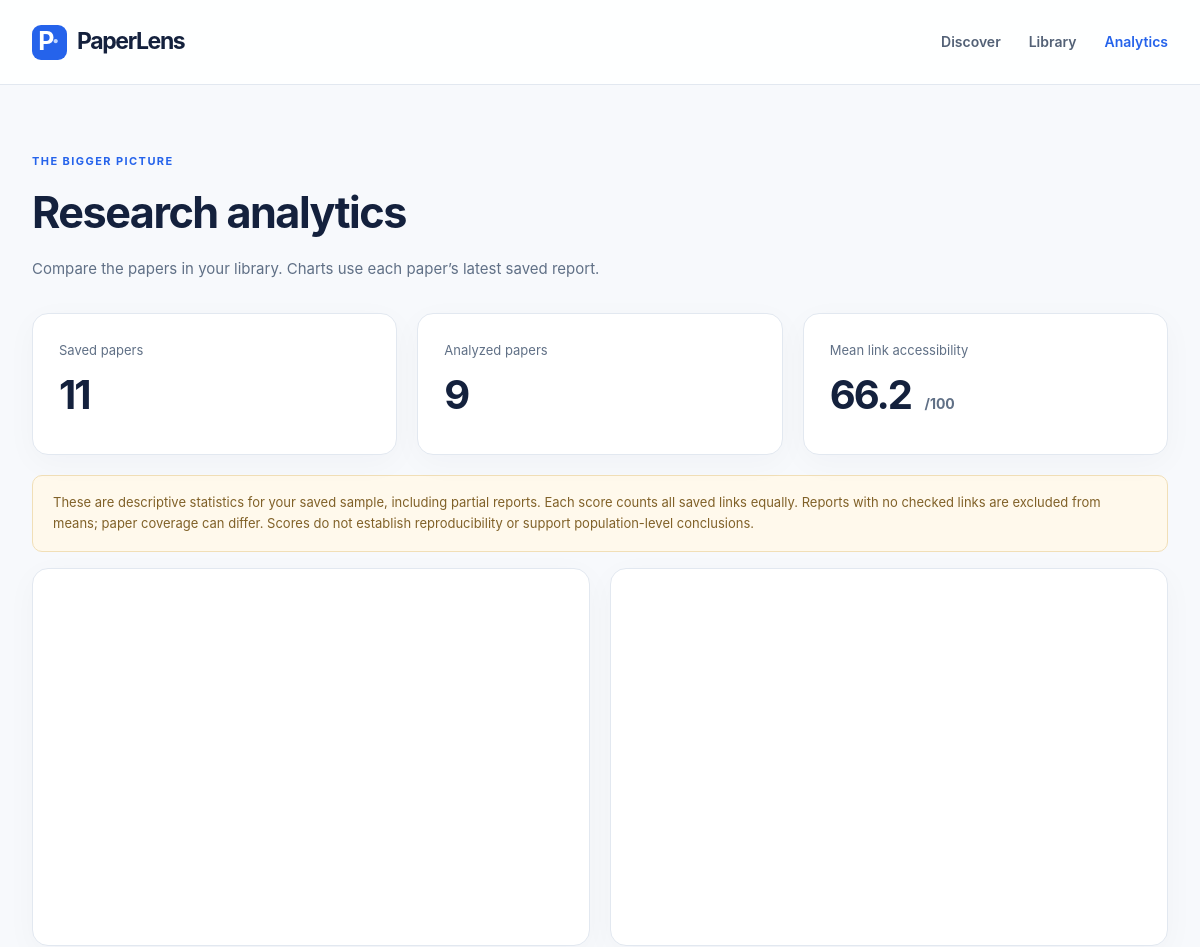
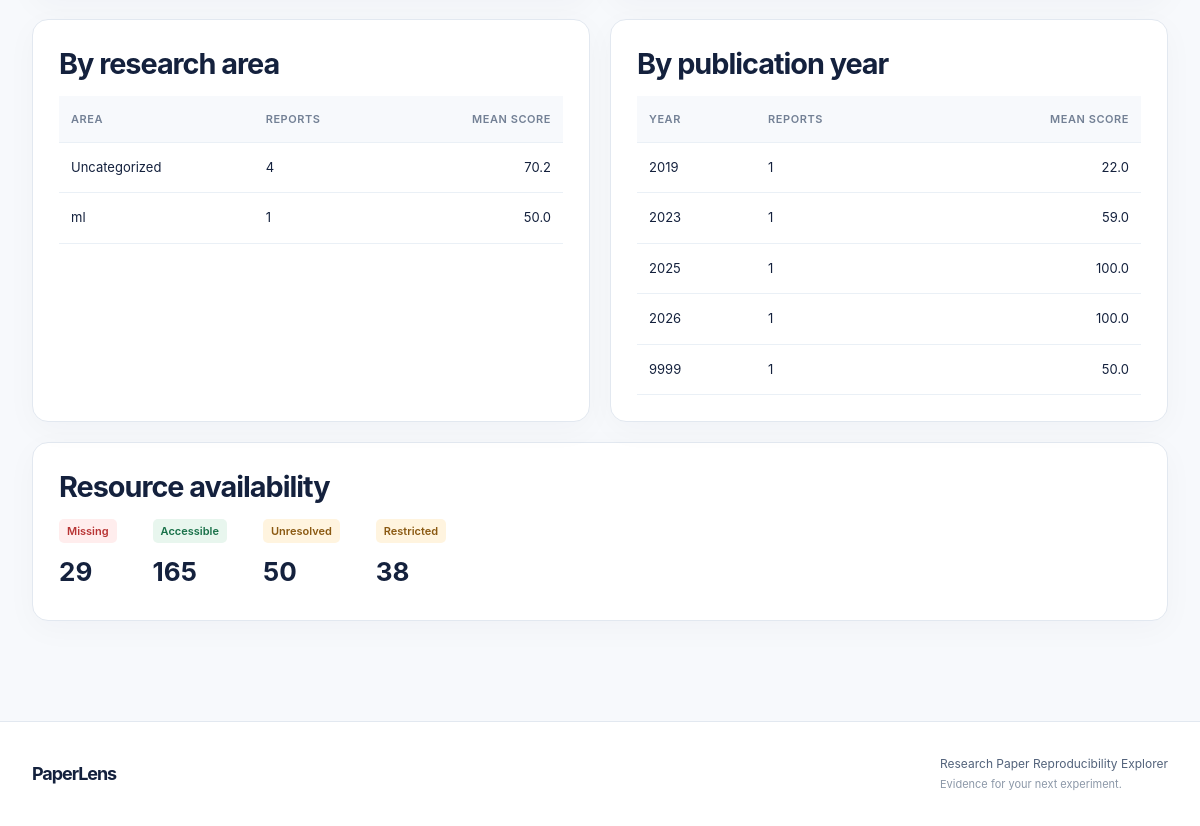
The app's page /analytics with its own data (2 pictures, top to bottom).
### tables this page shows
CREATE TABLE papers (
    id INTEGER PRIMARY KEY AUTOINCREMENT,

    source TEXT NOT NULL,
    external_id TEXT NOT NULL,

    title TEXT NOT NULL,
    authors TEXT NOT NULL DEFAULT '[]',
    year INTEGER,
    abstract TEXT NOT NULL DEFAULT '',

    paper_url TEXT,
    pdf_url TEXT,

    last_analyzed_at TEXT,

    analysis_status TEXT NOT NULL DEFAULT 'pending'
        CHECK (analysis_status IN ('pending', 'completed', 'partial', 'failed', 'analyzing')),

    identity TEXT UNIQUE NOT NULL,
    area TEXT NOT NULL DEFAULT 'Uncategorized',
    local_path TEXT,
    created_at TEXT NOT NULL,
    report TEXT,
    score INTEGER,

    UNIQUE (source, external_id)
);

CREATE TABLE resources (
    id INTEGER PRIMARY KEY AUTOINCREMENT,

    paper_id INTEGER NOT NULL,

    url TEXT NOT NULL,

    resource_type TEXT NOT NULL
        CHECK (
            resource_type IN (
                'Code',
                'Dataset',
                'Documentation',
                'Supplementary material',
                'Unknown'
            )
        ),

    accessibility_status TEXT NOT NULL
        CHECK (
            accessibility_status IN (
                'Accessible',
                'Inaccessible',
                'Inconclusive'
            )
        ),

    http_status INTEGER,
    error_message TEXT,
    checked_at TEXT,

    status TEXT NOT NULL DEFAULT 'unchecked'
        CHECK (status IN ('unchecked', 'accessible', 'missing', 'restricted', 'unresolved', 'blocked')),
    evidence TEXT NOT NULL DEFAULT '',
    page INTEGER,
    final_url TEXT,
    note TEXT NOT NULL DEFAULT '',


    FOREIGN KEY (paper_id) REFERENCES papers(id) ON DELETE CASCADE,

    UNIQUE (paper_id, url)
);

### app/routes.py (the view)
    @app.route("/analytics", methods=["GET"])
    def analytics():
        from collections import Counter, defaultdict
        import plotly.graph_objects as go
        from plotly.utils import PlotlyJSONEncoder
        papers = list_papers()
        analyzed = [paper for paper in papers if paper["report"]]
        scored = [paper for paper in analyzed if paper["score"] is not None]
        groups = {}
        for field in ("area", "year"):
            bucket = defaultdict(list)
            for paper in scored:
                if paper[field] is not None:
                    bucket[str(paper[field])].append(paper["score"])
            groups[field] = {
                key: {"mean": round(sum(values) / len(values), 1), "count": len(values)}
                for key, values in sorted(bucket.items())
            }
        status_counts = Counter()
        for paper in analyzed:
            status_counts.update(resource["status"] for resource in get_resources(paper["id"]))
        charts = []
        for field, title in (
            ("area", "Link accessibility by research area"),
            ("year", "Link accessibility by publication year"),
        ):
            group = groups[field]
            fig = go.Figure(
                go.Bar(
                    x=list(group),
                    y=[row["mean"] for row in group.values()],
                    text=[f'n={row["count"]}' for row in group.values()],
                    marker_color="#2563eb",
                )
            )
            fig.update_layout(
                title=title,
                yaxis={"title": "Mean link accessibility score", "range": [0, 105]},
                template="plotly_white",
                margin={"l": 50, "r": 20, "t": 60, "b": 100},
                height=360,
                font={"family": "Arial"},
            )
            charts.append(json.loads(json.dumps(fig.to_plotly_json(), cls=PlotlyJSONEncoder)))
        return render_template(
            "analytics.html",
            total=len(papers),
            analyzed=len(analyzed),
            average=(
                round(sum(p["score"] for p in scored) / len(scored), 1) if scored else None
            ),
            charts=charts,
            groups=groups,
            statuses=status_counts,
        )

### templates/analytics.html (shortened to what this page needs)
{% extends "base.html" %}
{% block styles %}
    <link rel="stylesheet"
          href="{{ url_for('static', filename='css/analytics.css') }}">
{% endblock %}
{% block content %}
    <section class="container page-head">
        <span class="eyebrow">THE BIGGER PICTURE</span>
        <h1>Research analytics</h1>
        <p class="muted">
            Compare the papers in your library. Charts use each paper’s latest saved report.
        </p>
    </section>
    <section class="container section">
        <div class="stat-grid">
            <article class="panel stat">
                <span>Saved papers</span>
                <strong>{{ total }}</strong>
            </article>
            <article class="panel stat">
                <span>Analyzed papers</span>
                <strong>{{ analyzed }}</strong>
            </article>
            <article class="panel stat">
                <span>Mean link accessibility</span>
                <strong>
                    {{ average if average is not none else '—' }}
                    <small>
                        {% if average is not none %}
                            /100
                        {% endif %}
                    </small>
                </strong>
            </article>
        </div>
        {% if analyzed %}
            <div class="notice warning">
                These are descriptive statistics for your saved sample, including partial reports. Each score counts all saved links equally. Reports with no checked links are excluded from means; paper coverage can differ. Scores do not establish reproducibility or support population-level conclusions.
            </div>
            <div class="chart-grid">
                {% for chart in charts %}
                    <div class="panel chart-panel">
                        <div id="chart-{{ loop.index }}"
                             class="chart"
                             aria-label="{{ 'Mean link accessibility by area' if loop.index == 1 else 'Mean link accessibility by year' }}">
                        </div>
                    </div>
                {% endfor %}
            </div>
            <div class="chart-grid">
                {% for field, title in [('area','By research area'),('year','By publication year')] %}
                    <section class="panel">
                        <h2>{{ title }}</h2>
                        <div class="table-wrap">
                            <table>
                                <thead>
                                    <tr>
                                        <th>{{ 'Area' if field == 'area' else 'Year' }}</th>
                                        <th>Reports</th>
                                        <th>Mean score</th>
                                    </tr>
                                </thead>
                                <tbody>
                                    {% for key, row in groups[field].items() %}
                                        <tr>
                                            <td>{{ key }}</td>
                                            <td>{{ row.count }}</td>
                                            <td>{{ row.mean }}</td>
                                        </tr>
                                    {% else %}
                                        <tr>
                                            <td colspan="3">No publication-year metadata is available.</td>
                                        </tr>
                                    {% endfor %}
                                </tbody>
                            </table>
                        </div>
                    </section>
                {% endfor %}
            </div>
            <section class="panel">
                <h2>Resource availability</h2>
                <div class="availability-grid">
                    {% for status, count in statuses.items() %}
                        <div>
                            <span class="status {{ status }}">{{ status|capitalize }}</span>
                            <strong>{{ count }}</strong>
                        </div>
                    {% else %}
                        <p>No linked resources were detected in the analyzed papers.</p>
                    {% endfor %}
                </div>
            </section>
        {% else %}
            <div class="empty-state">
                <h2>Your research story starts with one report</h2>
                <p>Analyze a saved paper to see area comparisons, year trends, and resource accessibility.</p>
                <a class="button primary" href="{{ url_for('main.library') }}">Open library →</a>
            </div>
        {% endif %}
    </section>
{% endblock %}

### templates/base.html (shortened to what this page needs)
<!DOCTYPE html>
<html lang="en">
    <head>
        <link rel="stylesheet"
              href="{{ url_for('static', filename='css/style.css') }}">
        <link rel="stylesheet"
              href="{{ url_for('static', filename='css/_cards.css') }}">
        {% block styles %}{% endblock %}
    </head>
    <body>
        <header class="site-header">
            <nav class="nav-shell" aria-label="Main navigation">
                <a class="brand"
                   href="{{ url_for('main.home') }}"
                   aria-label="PaperLens home">
                    <span class="brand-icon" aria-hidden="true">
                        P
                        <span>·</span>
                    </span>
                    PaperLens
                </a>
                <div class="nav-links">
                    <a href="{{ url_for('main.search') }}"
                       {% if request.endpoint == 'main.search' %}aria-current="page"{% endif %}>
                        Discover
                    </a>
                    <a href="{{ url_for('main.library') }}"
                       {% if request.endpoint == 'main.library' %}aria-current="page"{% endif %}>
                        Library
                    </a>
                    <a href="{{ url_for('main.analytics') }}"
                       {% if request.endpoint == 'main.analytics' %}aria-current="page"{% endif %}>
                        Analytics
                    </a>
                </div>
            </nav>
        </header>
        <main id="main">
            <div class="container flash-stack" role="status">
            </div>
            {% block content %}{% endblock %}
        </main>
        <footer class="site-footer">
            <div class="container footer-inner">
                <a class="brand" href="{{ url_for('main.home') }}">PaperLens</a>
                <p>
                    Research Paper Reproducibility Explorer
                    <br>
                    <span>Evidence for your next experiment.</span>
                </p>
            </div>
        </footer>
    </body>
</html>

### records on screen
papers: area "Uncategorized", count "4", mean "70.2"
papers: area "ml", count "1", mean "50.0"
resources: status "Missing", count "29"
resources: status "Accessible", count "165"
resources: status "Unresolved", count "50"
resources: status "Restricted", count "38"

### other values on screen
{{ total }} "11"
{{ analyzed }} "9"
{{ average if average is not none else '—' }} "66.2"
{{ title }} "By research area" "By publication year"
{{ 'Area' if field == 'area' else 'Year' }} "AREA" "YEAR"
{{ key }} "2019" "2023" "2025" "2026" "9999"
{{ row.count }} "1" "1" "1" "1" "1"
{{ row.mean }} "22.0" "59.0" "100.0" "100.0" "50.0"
